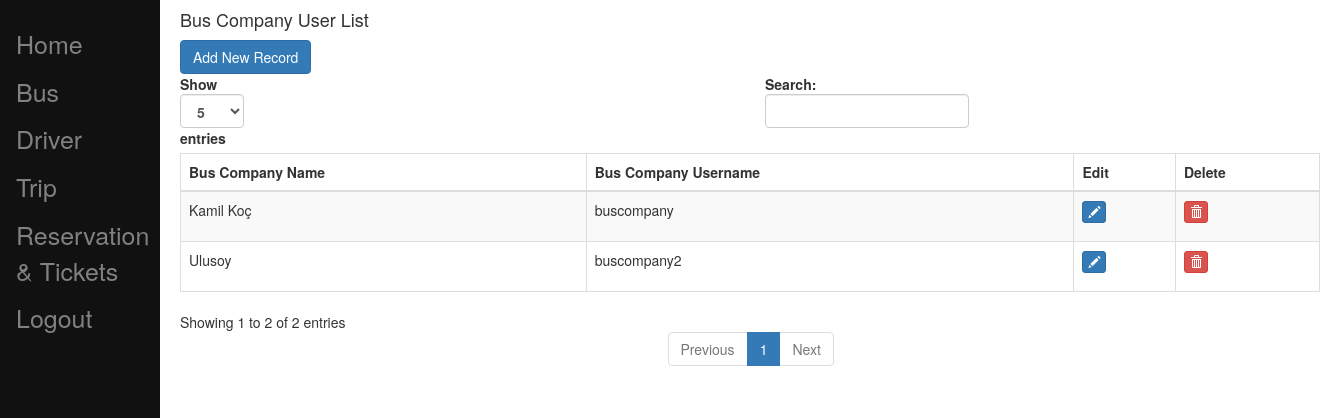
The app's page /buscompanyuser/ (signed in), older data.
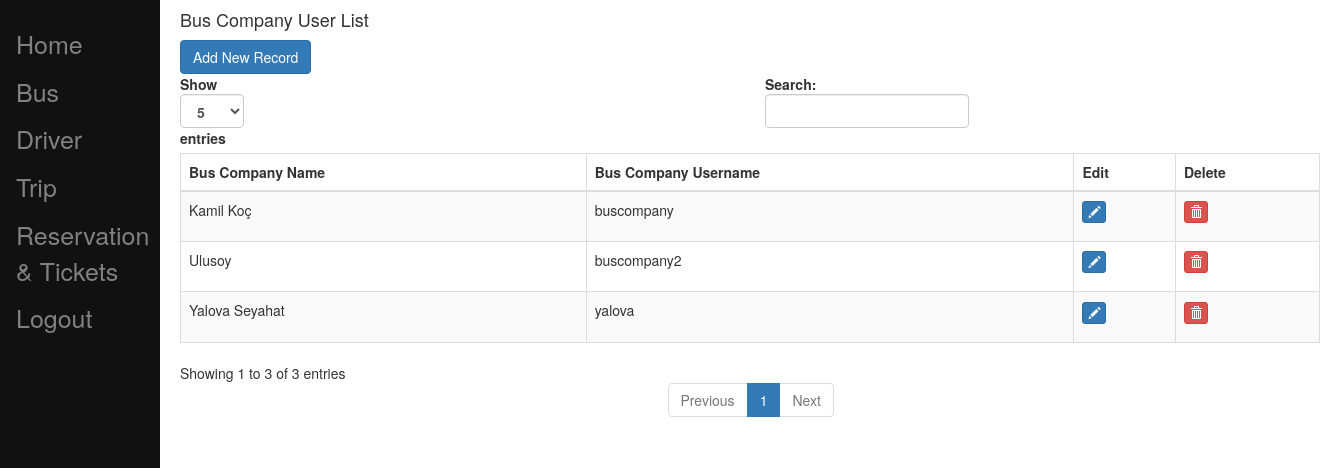
The same page, newer data.
### busticket/models.py (models this page shows, shortened)
class BusCompany(models.Model):
    user = models.OneToOneField(User, on_delete=models.CASCADE)
    name = models.CharField(max_length=30,unique=True,default='Default Bus Company')
    tel_no = models.CharField(max_length=30,default='', blank=True,null=True)
    address = models.CharField(max_length=300,default='', blank=True,null=True)
    email = models.EmailField(max_length=254,default='', blank=True,null=True)
    url = models.URLField(max_length=200,default='', blank=True,null=True)

### busticket/views.py (the view)
# urls.py: path('buscompanyuser/',views.buscompanyuser),
def buscompanyuser(request):
    buscompany_list = BusCompany.objects.filter()
    return render(request,"busticket/buscompanyusercrud/buscompanyuser.html",{'buscompany_list':buscompany_list})

### busticket/templatetags/user_tags.py (called while the page is built)
@register.filter(name='has_group')
def has_group(user, group_name):
    group = Group.objects.filter(name=group_name)
    if group:
        group = group.first()
        return group in user.groups.all()
    else:
        return False

### templates/busticket/buscompanyusercrud/buscompanyuser.html (shortened to what this page needs)
{% extends 'busticket/base.html' %}
{% block content %}
 <div class="col-md-12">
        <h4>Bus Company User List</h4> <span><a href="/buscompanyusernew" class="btn btn-primary">Add New Record</a></span>
        <div class="table-responsive">
  <table id="bootstrapdatatable" class="table table-striped table-bordered" width="100%">
            <thead>
                <th>Bus Company Name</th>
                <th>Bus Company Username</th>
                <th>Edit</th>
                <th>Delete</th>
             </thead>
   <tbody>
   {% for buscompany in buscompany_list %}
    <tr>
     <td>{{ buscompany.name }}</td>
     <td>{{ buscompany.user.username }}</td>
     <td><p data-placement="top" data-toggle="tooltip" title="Edit"><a href="/buscompanyuseredit/{{ buscompany.id }}" class="btn btn-primary btn-xs" data-title="Edit" data-toggle="modal"  ><span class="glyphicon glyphicon-pencil"></span></a></p></td>
     <td><p data-placement="top" data-toggle="tooltip" title="Delete"><a href="/buscompanyuserdelete/{{ buscompany.id }}" class="btn btn-danger btn-xs" onclick="return confirm('Are you sure you want to delete this?')" data-title="Delete" data-toggle="modal"  ><span class="glyphicon glyphicon-trash"></span></a></p></td>
    </tr>
   {% endfor %}
   </tbody>
  </table>
        </div>
    </div>
{% endblock content %}

Row changes from the older to the newer data that the page shows:
added BusCompany: name "Yalova Seyahat", user.username "yalova"
Text that changed along with them:
text written by a page script: "Show entries Search: Showing 1 to 2 of 2 entries Previous 1 Next" → "Show entries Search: Showing 1 to 3 of 3 entries Previous 1 Next"
